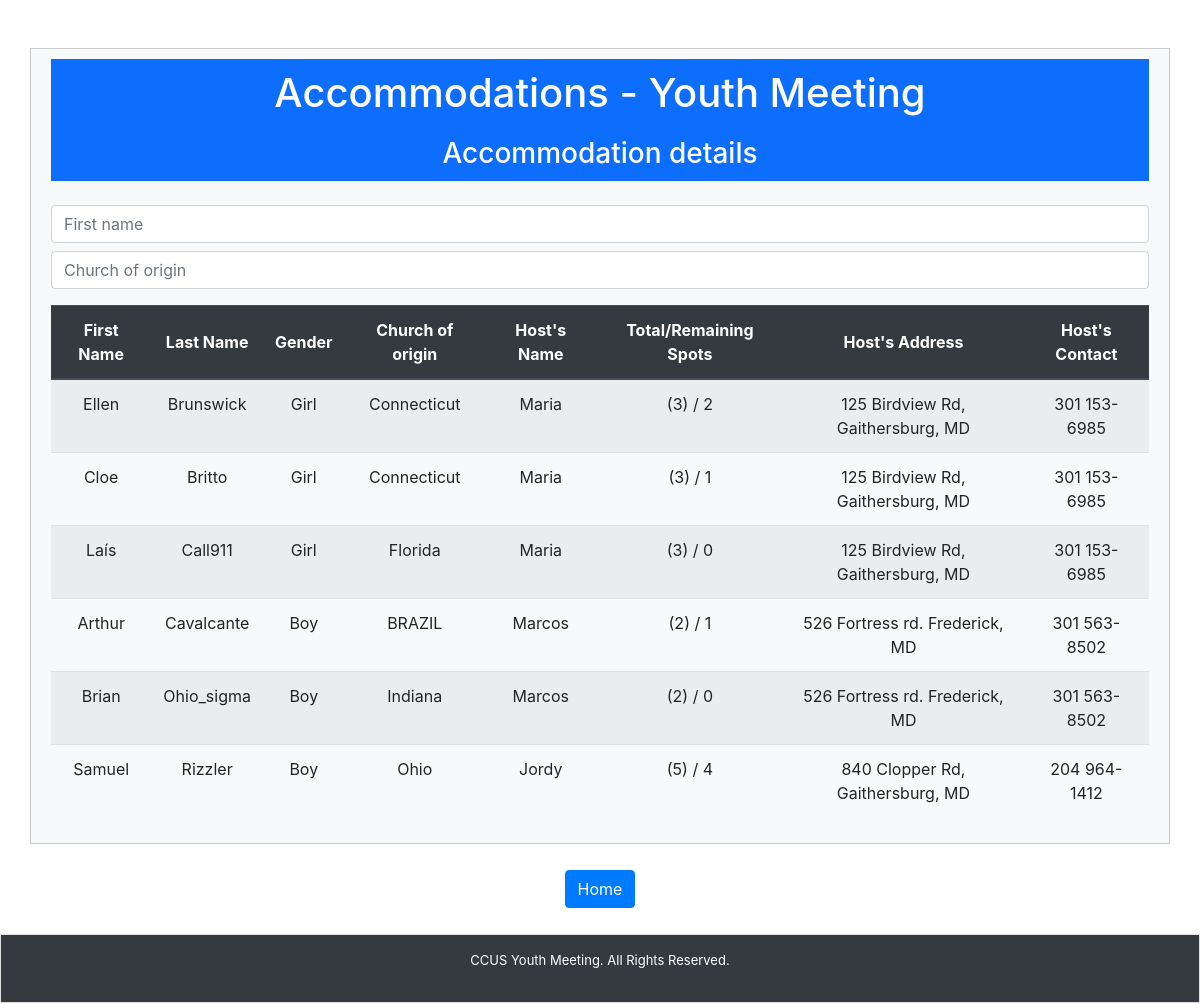
The app's page /accommodations with its own data.
### tables this page shows
CREATE TABLE "form_responses" (
"Carimbo de data/hora" TEXT,
  "Email" TEXT,
  "Last name" TEXT,
  "First name" TEXT,
  "Church of origin" TEXT,
  "Cell phone #" TEXT,
  "Age" TEXT,
  "Gender" TEXT,
  "Airport of arrival (if arriving by car, please select Car)" TEXT,
  "Airline name and flight - Arrival # (if by plane)" TEXT,
  "Arrival date" TEXT,
  "Arrival time" TEXT,
  "Airport of departure (if departing by car, please select Car)" TEXT,
  "Airline name and flight - Departure # (if by plane)" TEXT,
  "Departure date" TEXT,
  "Departure time" TEXT,
  "Where will you be staying?" TEXT,
  "Please to inform additional notes, if needed:" TEXT
);

### app.py (the view)
@app.route('/accommodations')
def accommodations():
    try:
        logging.info("Starting match_attendees_to_hosters function")
        matches, hotel_overflow = match_attendees_to_hosters()
        logging.info(f"Matches to be rendered: {matches}")
        logging.info(f"Hotel overflow to be rendered: {hotel_overflow}")
        if not matches:
            logging.warning("NO matches found.")
        return render_template('accommodations.html', matches=matches)
    except Exception as e:
        logging.error(f"Error renderinf accommodations: {e}")
        return jsonify({"error": "Internal Server Error"}), 500

### templates/accommodations.html (shortened to what this page needs)
<!DOCTYPE html>
<html lang="eng">
    <head>
        <link rel="stylesheet" href="https://stackpath.bootstrapcdn.com/bootstrap/4.5.2/css/bootstrap.min.css">
        <link href="{{ url_for('static', filename='style.css') }}" rel="stylesheet">
    </head>
    <body>
        <div class="container mt-5 mainbody">
            <div class="text-center mb-4">
                <h1 class="centered">Accommodations - Youth Meeting</h1>
                <h3 class="centered">Accommodation details</h3>
            </div>
            <div class="mb-3">
                <input autocomplete="off" id="searchFirstName" type="text" class="form-control mb-2" placeholder="First name" onkeyup="searchTable()">
                <input autocomplete="off" id="searchChurch" type="text" class="form-control" placeholder="Church of origin" onkeyup="searchTable()">
            </div>
            <table id="attendeeTable" class="table table-striped table-hover">
                <thead class="thead-dark">
                    <tr >
                        <th class="text-center align-middle">First Name</th>
                        <th class="text-center align-middle">Last Name</th>
                        <th class="text-center align-middle">Gender</th>
                        <th class="text-center align-middle">Church of origin</th>
                        <th class="text-center align-middle">Host's Name</th>
                        <th class="text-center align-middle">Total/Remaining Spots</th>
                        <th class="text-center align-middle">Host's Address</th>
                        <th class="text-center align-middle">Host's Contact</th>
                    </tr>
                </thead>
                <tbody>
                    {% for match in matches %}
                    <tr>
                        <td>{{ match.Attendee.split(' ')[0] }}</td>
                        <td>{{ match.Attendee.split(' ')[1] }}</td>
                        <td>{{ match.Gender }}</td>
                        <td>{{ match['Church of origin'] }}</td>
                        <td>{{ match.Hoster }}</td>
                        <td>({{ match['Initial spots'] }}) / {{ match['Remaining spots'] }}</td>
                        <td>{{ match.Address }}</td>
                        <td>{{ match.Contact }}</td>
                    </tr>
                    {% endfor %}
                </tbody>
            </table>
        </div>
        <div class="centered_button">
            <button type="button" class="btn btn-primary" id="home">Home</button>
        </div>
        <footer class="footer bg-dark text-white text-center py-3 mt-3">
            <p>CCUS Youth Meeting. All Rights Reserved.</p>
        </footer>
    </body>
</html>

### static/style.css (style rules this page uses)
.centered { color: white; text-align: center; padding: 10px; margin: auto; border: 1x solid #ddd; background-color: #0d6efd; }
.mainbody { font-size: medium; line-height: 1.5; text-align: center; border: 1px solid #ccc; padding: 10px 20px; background-color: #f8f9fa }
.footer { font-size: small; padding: 5px 10px; background-color: #0d6efd; color: white; border: 1px solid #ddd; text-align: center; }
.centered_button { color: white; text-align: center; padding: 10px; margin: auto; border: 1x solid #ddd; }

### records on screen
form_responses: Attendee "Ellen", Attendee "Brunswick", Gender "Girl", Church of origin "Connecticut", Hoster "Maria", match "3", match "2", Address "125 Birdview Rd, Gaithersburg, MD", Contact "301 153-6985"
form_responses: Attendee "Cloe", Attendee "Britto", Gender "Girl", Church of origin "Connecticut", Hoster "Maria", match "3", match "1", Address "125 Birdview Rd, Gaithersburg, MD", Contact "301 153-6985"
form_responses: Attendee "Laís", Attendee "Call911", Gender "Girl", Church of origin "Florida", Hoster "Maria", match "3", match "0", Address "125 Birdview Rd, Gaithersburg, MD", Contact "301 153-6985"
form_responses: Attendee "Arthur", Attendee "Cavalcante", Gender "Boy", Church of origin "BRAZIL", Hoster "Marcos", match "2", match "1", Address "526 Fortress rd. Frederick, MD", Contact "301 563-8502"
form_responses: Attendee "Brian", Attendee "Ohio_sigma", Gender "Boy", Church of origin "Indiana", Hoster "Marcos", match "2", match "0", Address "526 Fortress rd. Frederick, MD", Contact "301 563-8502"
form_responses: Attendee "Samuel", Attendee "Rizzler", Gender "Boy", Church of origin "Ohio", Hoster "Jordy", match "5", match "4", Address "840 Clopper Rd, Gaithersburg, MD", Contact "204 964-1412"
